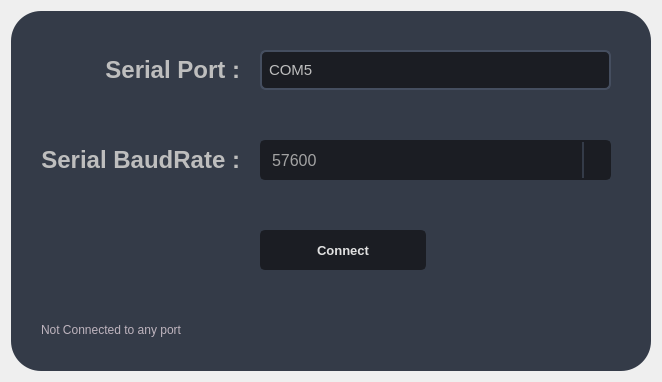
            <widget class="QWidget" name="Serial_page">
             <layout class="QHBoxLayout" name="horizontalLayout_6">
              <item>
               <widget class="QFrame" name="frame_7">
                <property name="minimumSize">
                 <size>
                  <width>640</width>
                  <height>360</height>
                 </size>
                </property>
                <property name="maximumSize">
                 <size>
                  <width>640</width>
                  <height>360</height>
                 </size>
                </property>
                <property name="styleSheet">
                 <string notr="true">QFrame{
border:none;
border-radius:30px;
background-color: rgb(52, 59, 72);
}</string>
                </property>
                <property name="frameShape">
                 <enum>QFrame::StyledPanel</enum>
                </property>
                <property name="frameShadow">
                 <enum>QFrame::Raised</enum>
                </property>
                <layout class="QGridLayout" name="gridLayout_5">
                 <property name="leftMargin">
                  <number>30</number>
                 </property>
                 <property name="rightMargin">
                  <number>40</number>
                 </property>
                 <property name="bottomMargin">
                  <number>0</number>
                 </property>
                 <property name="spacing">
                  <number>20</number>
                 </property>
                 <item row="2" column="1">
                  <widget class="QPushButton" name="pushButton_serial_connect">
                   <property name="minimumSize">
                    <size>
                     <width>0</width>
                     <height>40</height>
                    </size>
                   </property>
                   <property name="font">
                    <font>
                     <family>Segoe UI</family>
                     <pointsize>10</pointsize>
                     <weight>75</weight>
                     <bold>true</bold>
                    </font>
                   </property>
                   <property name="styleSheet">
                    <string notr="true">QPushButton{
background-color: rgb(27, 29, 35);
color: rgb(225, 225, 225);
border:2px solid rgb(27, 29, 35);
border-radius:5px;
}

QPushButton:hover{
	background-color: rgb(77, 77, 77);
}</string>
                   </property>
                   <property name="text">
                    <string>Connect</string>
                   </property>
                  </widget>
                 </item>
                 <item row="1" column="0">
                  <widget class="QLabel" name="label_21">
                   <property name="maximumSize">
                    <size>
                     <width>300</width>
                     <height>16777215</height>
                    </size>
                   </property>
                   <property name="font">
                    <font>
                     <family>Segoe UI</family>
                     <pointsize>18</pointsize>
                     <weight>75</weight>
                     <bold>true</bold>
                    </font>
                   </property>
                   <property name="styleSheet">
                    <string notr="true">color: rgb(190, 190, 190);</string>
                   </property>
                   <property name="text">
                    <string>Serial BaudRate :</string>
                   </property>
                   <property name="alignment">
                    <set>Qt::AlignRight|Qt::AlignTrailing|Qt::AlignVCenter</set>
                   </property>
                  </widget>
                 </item>
                 <item row="0" column="0">
                  <widget class="QLabel" name="label_11">
                   <property name="maximumSize">
                    <size>
                     <width>300</width>
                     <height>16777215</height>
                    </size>
                   </property>
                   <property name="font">
                    <font>
                     <family>Segoe UI</family>
                     <pointsize>18</pointsize>
                     <weight>75</weight>
                     <bold>true</bold>
                    </font>
                   </property>
                   <property name="styleSheet">
                    <string notr="true">color: rgb(190, 190, 190);</string>
                   </property>
                   <property name="text">
                    <string>Serial Port :</string>
                   </property>
                   <property name="alignment">
                    <set>Qt::AlignRight|Qt::AlignTrailing|Qt::AlignVCenter</set>
                   </property>
                  </widget>
                 </item>
                 <item row="1" column="1" colspan="2">
                  <widget class="QComboBox" name="comboBox_baudrate">
                   <property name="minimumSize">
                    <size>
                     <width>0</width>
                     <height>40</height>
                    </size>
                   </property>
                   <property name="font">
                    <font>
                     <pointsize>12</pointsize>
                    </font>
                   </property>
                   <property name="styleSheet">
                    <string notr="true">QComboBox{
	color: rgb(163, 163, 163);
	background-color: rgb(27, 29, 35);
	border-radius: 5px;
	border: 2px solid rgb(27, 29, 35);
	padding: 5px;
	padding-left: 10px;
}
QComboBox:hover{
	border: 2px solid rgb(64, 71, 88);
}
QComboBox QAbstractItemView {
	color: rgb(85, 170, 255);	
	background-color: rgb(27, 29, 35);
	padding: 10px;
	selection-background-color: rgb(39, 44, 54);
}
QComboBox::drop-down {
    subcontrol-origin: padding;
    subcontrol-position: top right;
    width: 25px;

    border-left-width: 2px;
    border-left-color: rgb(52, 59, 72);
    border-left-style: solid; /* just a single line */
    border-top-right-radius: 3px; /* same radius as the QComboBox */
    border-bottom-right-radius: 3px;
}
QComboBox::down-arrow {
	image: url(:/icon/icon/16x16/cil-arrow-bottom.png);
}</string>
                   </property>
                   <item>
                    <property name="text">
                     <string>57600</string>
                    </property>
                   </item>
                   <item>
                    <property name="text">
                     <string>9600</string>
                    </property>
                   </item>
                   <item>
                    <property name="text">
                     <string>1200</string>
                    </property>
                   </item>
                   <item>
                    <property name="text">
                     <string>2400</string>
                    </property>
                   </item>
                   <item>
                    <property name="text">
                     <string>4800</string>
                    </property>
                   </item>
                   <item>
                    <property name="text">
                     <string>19200</string>
                    </property>
                   </item>
                   <item>
                    <property name="text">
                     <string>38400</string>
                    </property>
                   </item>
                   <item>
                    <property name="text">
                     <string>115200</string>
                    </property>
                   </item>
                  </widget>
                 </item>
                 <item row="3" column="0" colspan="2">
                  <widget class="QLabel" name="label_serial_indicator">
                   <property name="maximumSize">
                    <size>
                     <width>16777215</width>
                     <height>20</height>
                    </size>
                   </property>
                   <property name="font">
                    <font>
                     <family>Segoe UI</family>
                    </font>
                   </property>
                   <property name="styleSheet">
                    <string notr="true">color:rgb(190, 180, 190);</string>
                   </property>
                   <property name="text">
                    <string>Not Connected to any port</string>
                   </property>
                  </widget>
                 </item>
                 <item row="0" column="1" colspan="2">
                  <widget class="QLineEdit" name="lineEdit_serial_port">
                   <property name="minimumSize">
                    <size>
                     <width>0</width>
                     <height>40</height>
                    </size>
                   </property>
                   <property name="font">
                    <font>
                     <pointsize>11</pointsize>
                    </font>
                   </property>
                   <property name="styleSheet">
                    <string notr="true">QLineEdit{
	color: rgb(190, 190, 190);
	border:2px solid rgb(69, 78, 95);
	border-radius:6px;
	padding-left:5px;
	background-color: rgb(27, 29, 35);
}

QLineEdit:Hover{
border:2px solid rgb(84, 95, 116);
}</string>
                   </property>
                   <property name="text">
                    <string>COM5</string>
                   </property>
                  </widget>
                 </item>
                </layout>
               </widget>
              </item>
             </layout>
            </widget>
